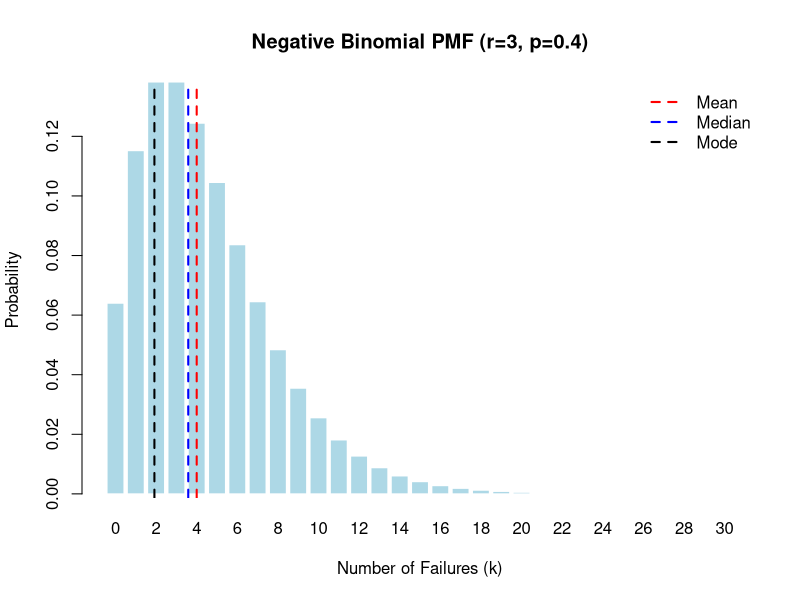
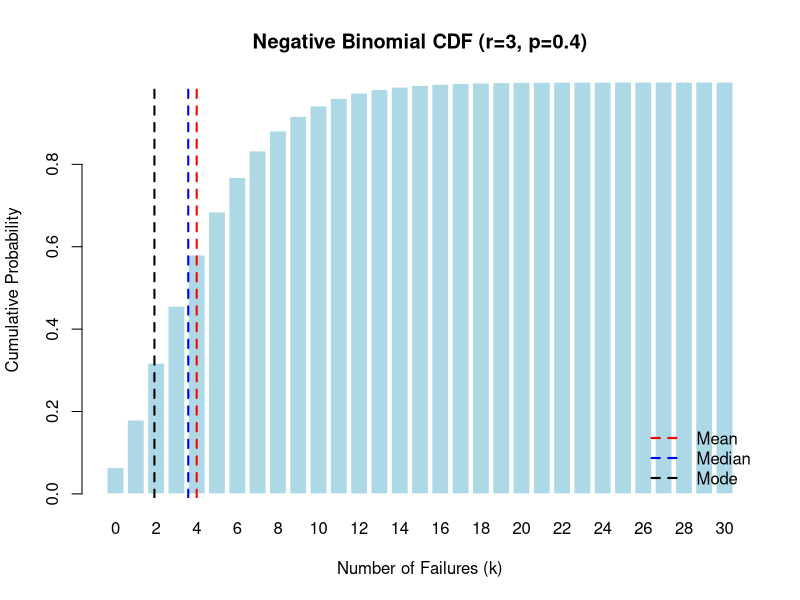

Reproduce these figures in R, in order.
## ---- chunk 1
# R code: PMF and CDF of Negative Binomial Distribution
# Example: r = 3 successes, p = 0.4 probability of success

# Parameters
r <- 3
p <- 0.4

# Measures of central tendency
mean_val   <- r * (1 - p) / p
var_val    <- r * (1 - p) / (p^2)
mode_val   <- if (r > 1) floor((r - 1) * (1 - p) / p) else 0

# Compute the median numerically: smallest k with CDF >= 0.5
k_vals <- 0:30  # support range
cdf_vals <- pnbinom(k_vals, size = r, prob = p)
median_val <- min(k_vals[cdf_vals >= 0.5])

cat("Mean =", mean_val, "\n")
cat("Variance =", var_val, "\n")
cat("Mode =", mode_val, "\n")
cat("Median =", median_val, "\n")

# ---- Plot PMF ----
pmf_vals <- dnbinom(k_vals, size = r, prob = p)

barplot(height = pmf_vals, names.arg = k_vals,
        col = "lightblue", border = "white",
        main = "Negative Binomial PMF (r=3, p=0.4)",
        xlab = "Number of Failures (k)", ylab = "Probability")

# Overlay vertical lines for mean, median, mode
abline(v = mean_val + 1, col = "red", lwd = 2, lty = 2)    # offset for bar centers
abline(v = median_val + 1, col = "blue", lwd = 2, lty = 2)
abline(v = mode_val + 1, col = "black", lwd = 2, lty = 2)

legend("topright", legend = c("Mean", "Median", "Mode"),
       col = c("red", "blue", "black"), lty = 2, lwd = 2, bty = "n")

# ---- Plot CDF as Histogram ----
barplot(height = cdf_vals, names.arg = k_vals,
        col = "lightblue", border = "white",
        main = "Negative Binomial CDF (r=3, p=0.4)",
        xlab = "Number of Failures (k)", ylab = "Cumulative Probability")

# Overlay vertical lines for mean, median, mode
abline(v = mean_val + 1, col = "red", lwd = 2, lty = 2)
abline(v = median_val + 1, col = "blue", lwd = 2, lty = 2)
abline(v = mode_val + 1, col = "black", lwd = 2, lty = 2)

legend("bottomright", legend = c("Mean", "Median", "Mode"),
       col = c("red", "blue", "black"), lty = 2, lwd = 2, bty = "n")
